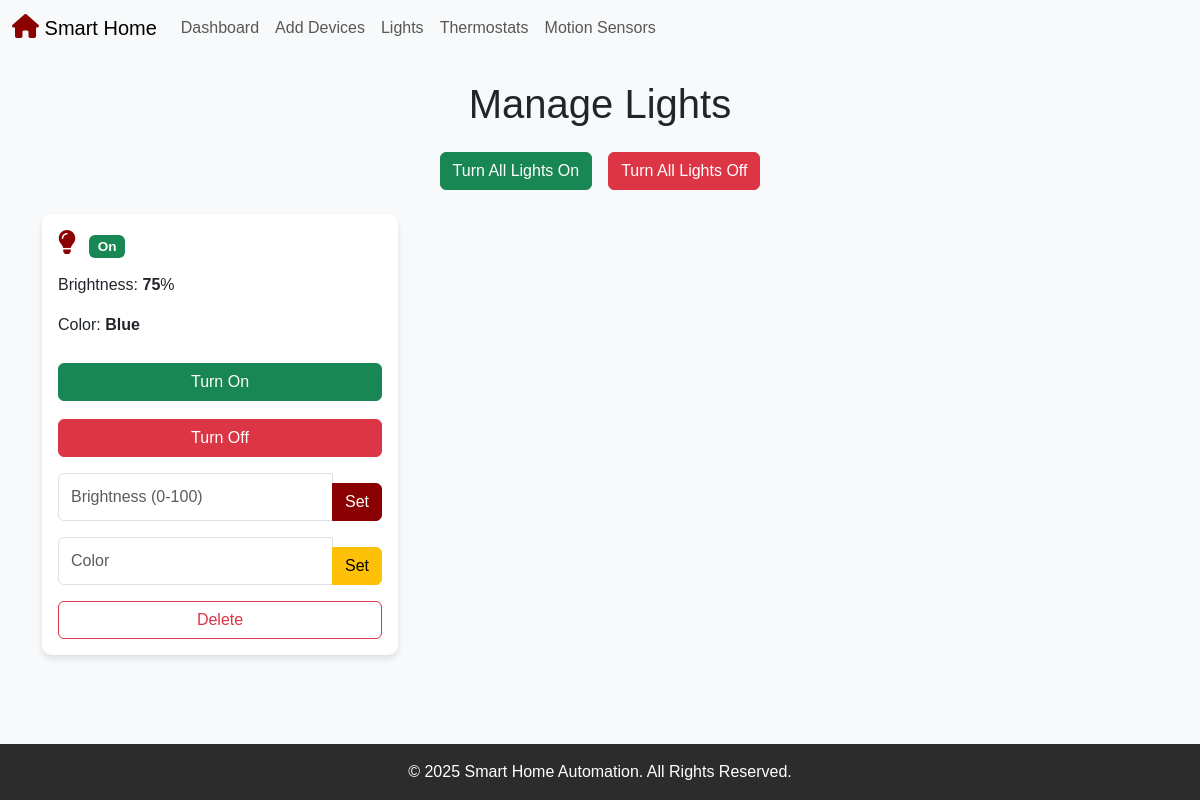
Page /lights/ on the earlier database version.
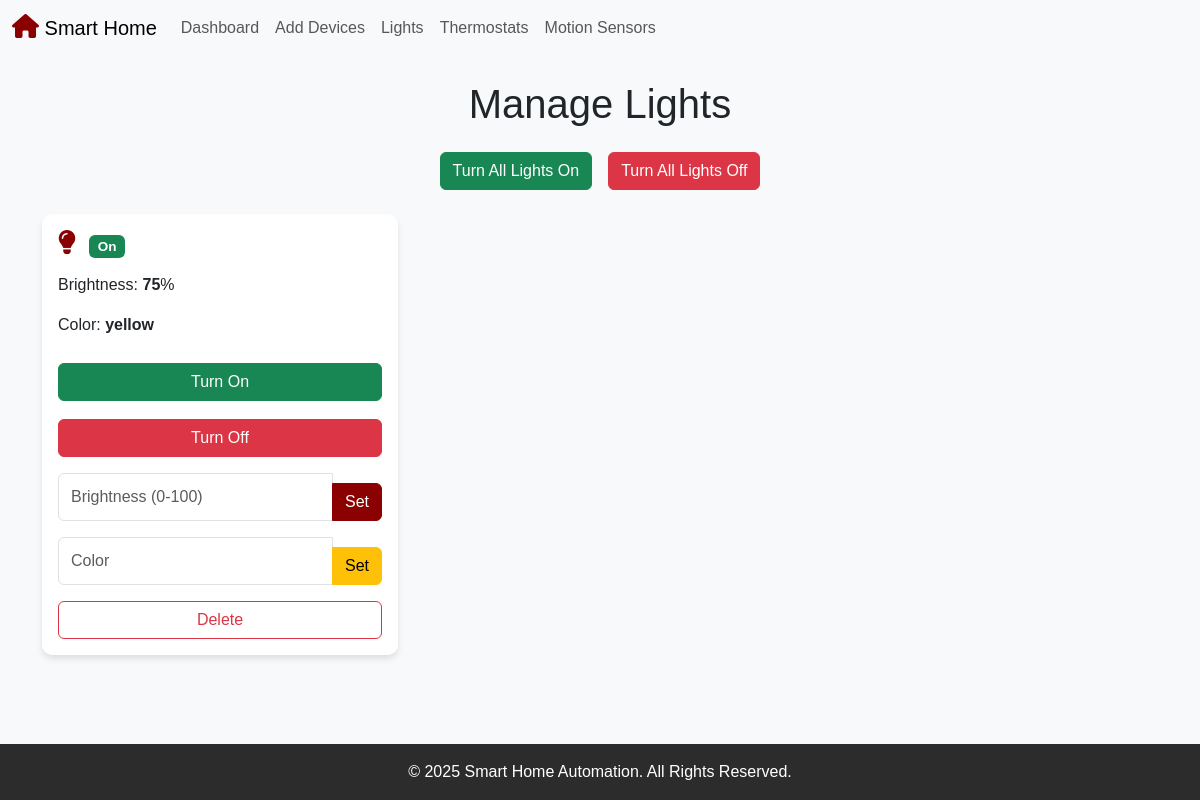
Same page on the later database version.
### devices/models.py (models this page shows, shortened)
class SmartLight(models.Model):
    name = models.CharField(max_length=100)
    state = models.BooleanField(default=False)  # True = ON, False = OFF
    brightness = models.IntegerField(
        default=100,
        validators=[
            MinValueValidator(0),  # Minimum brightness is 0
            MaxValueValidator(100),  # Maximum brightness is 100
        ]
    )
    color = models.CharField(max_length=20, default='White')  # Light color

### devices/views.py (the view, shortened to what this page needs)
# urls.py: path('lights/', views.manage_lights, name='manage_lights'),
def manage_lights(request):
    lights = SmartLight.objects.all()
    return render(request, "manage_lights.html", {"lights": lights})

### devices/templates/manage_lights.html (shortened to what this page needs)
{% extends 'base.html' %}
{% block content %}
<h1 class="text-center mb-4">Manage Lights</h1>
<div class="mb-4">
    <form method="POST" class="d-flex justify-content-center">
        <button name="action" value="turn_all_on" class="btn btn-success mx-2">Turn All Lights On</button>
        <button name="action" value="turn_all_off" class="btn btn-danger mx-2">Turn All Lights Off</button>
    </form>
</div>
<div class="row">
    {% for light in lights %}
    <div class="col-md-4">
        <div class="card p-3 mb-4">
            <h5>
                <span id="">
                <i class="fa-solid fa-lightbulb me-2 light-icon"></i></span>{{ light.name }}
                {% if light.state %}
                    <span class="badge bg-success">On</span>
                {% else %}
                    <span class="badge bg-danger">Off</span>
                {% endif %}
            </h5>
            <p>Brightness: <strong>{{ light.brightness }}</strong>%</p>
            <p>Color: <strong>{{ light.color }}</strong></p>
            <form method="POST" class="d-grid gap-2">
                <button name="action" value="turn_on" class="btn btn-success">Turn On</button>
                <button name="action" value="turn_off" class="btn btn-danger">Turn Off</button>
                <div class="input-group mt-2">
                    <input type="number" name="brightness" class="form-control" placeholder="Brightness (0-100)">
                    <button name="action" value="adjust_brightness" class="btn btn-primary">Set</button>
                </div>
                <div class="input-group mt-2">
                    <input type="text" name="color" class="form-control" placeholder="Color">
                    <button name="action" value="change_color" class="btn btn-warning">Set</button>
                </div>
                <button name="action" value="delete_light" class="btn btn-outline-danger mt-2">Delete</button>
            </form>
        </div>
    </div>
    {% endfor %}
</div>
{% endblock %}

### templates/base.html (shortened to what this page needs)
{% load static %}
<!DOCTYPE html>
<html lang="en">
<head>
    <link rel="stylesheet" href="https://cdn.jsdelivr.net/npm/bootstrap@5.3.0-alpha3/dist/css/bootstrap.min.css">
    <link rel="stylesheet" href="https://cdnjs.cloudflare.com/ajax/libs/font-awesome/6.0.0/css/all.min.css">
    <link rel="stylesheet" href="{% static 'style.css' %}">
</head>
<body>
    <nav class="navbar navbar-expand-lg navbar-light bg-light">
        <div class="container-fluid">
            <a class="navbar-brand" href="/"><i class="fa-solid fa-house"></i> Smart Home</a>
            <div class="collapse navbar-collapse" id="navbarNav">
                <ul class="navbar-nav">
                    <li class="nav-item"><a class="nav-link" href="/">Dashboard</a></li>
                    <li class="nav-item"><a class="nav-link" href="/add_device/">Add Devices</a></li>
                    <li class="nav-item"><a class="nav-link" href="/lights/">Lights</a></li>
                    <li class="nav-item"><a class="nav-link" href="/thermostats/">Thermostats</a></li>
                    <li class="nav-item"><a class="nav-link" href="/motion_sensors/">Motion Sensors</a></li>
                </ul>
            </div>
        </div>
    </nav>
    <div class="container mt-4">
        {% block content %}{% endblock %}
    </div>
    <footer class=" text-white text-center py-3">
        &copy; 2025 Smart Home Automation. All Rights Reserved.
    </footer>
</body>
</html>

### static/style.css (style rules this page uses)
html, body { font-family: 'Arial', sans-serif; background-color: #f8f9fa; padding: 0; margin: 0; }
.navbar { margin-bottom: 20px; }
.card { border: none; border-radius: 10px; box-shadow: 0px 4px 6px rgba(0, 0, 0, 0.1); }
.card h5 { font-size: 18px; font-weight: bold; margin-bottom: 15px; }
.card .btn { margin-top: 10px; }
.fa-solid { font-size: 24px; color: #8B0000; }
.btn-primary { background-color: #8B0000 !important; border-color: #8B0000 !important; color: white !important; }
footer { background-color: #2c2c2c; color: white; text-align: center; padding: 10px; position: fixed; bottom: 0; width: 100%; }

Differences in the rows shown:
changed SmartLight: color "Blue" → "yellow"
